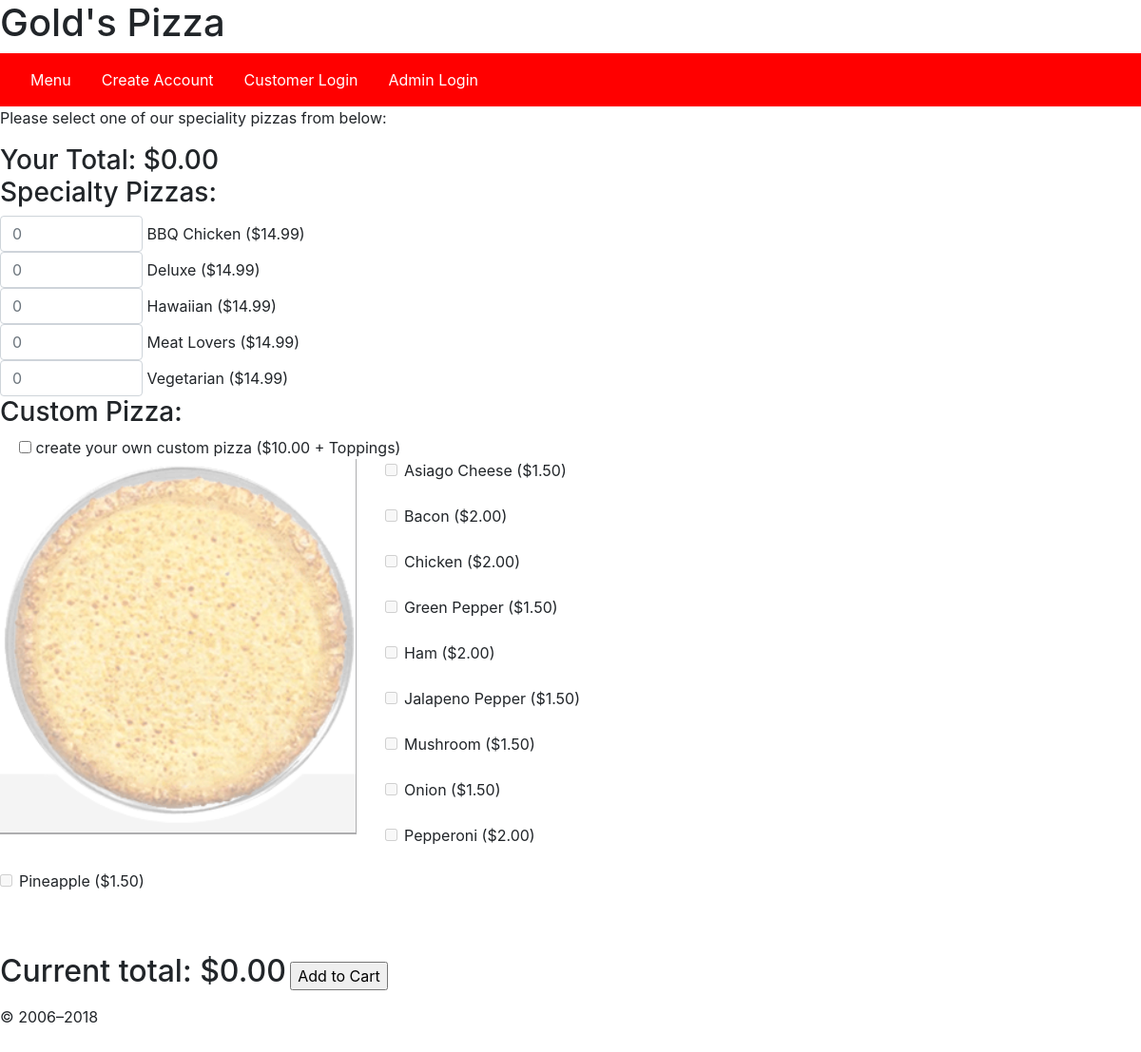
The app's page /order.php with its own data.
### tables this page shows
CREATE TABLE pizza (pizzaName char(20),
				    price decimal(4,2),
				    PRIMARY KEY (pizzaName));

CREATE TABLE topping (tName char(20),
					  price decimal(4,2),
					  tType char(20),
					  PRIMARY KEY (tName));

### order.php (the view, shortened to what this page needs)
<?php
require 'header.php';
?>
    <main>
        <p>
        Please select one of our speciality pizzas from below:
        </p>
        <h3 style="display:inline; left-padding:50px">Your Total: </h3><h3 id="total2" style="display:inline;">$0.00</h3>
        <h3>Specialty Pizzas:</h3>
        <form action="order.php" method="post">
        <?php
        try {
            require_once ('pdo_config.php');
            $sql = "SELECT pizzaName, price FROM pizza";
            $sql2 = "SELECT tName, price FROM topping";
            $stmt = $conn->prepare($sql);
            $stmt2 = $conn->prepare($sql2);
            $stmt->execute();
            $new = 0;
            while($row = $stmt->fetch(PDO::FETCH_ASSOC)) {
                echo "<input type='number' id='".$row['pizzaName']."-".$row['price']."' style='width:150px; display:inline' class='form-control' min='0' max='100' placeholder='0' name='".$new."' value='".
                htmlentities($row['pizzaName'])."'> ".$row['pizzaName']." ($".$row['price'].")";
                $new++;
            }
        ?>
        <h3>Custom Pizza:</h3>
       <div class="form-check" style="display:inline;">
      <input type="checkbox" name="customPcheck" id="custPcheck">
      <label class="form-check-label" for="customPizza">
        create your own custom pizza ($10.00 + Toppings)
      </label>
  </div>
        <div id='custom-pizza-container' style="width:700px">
            <div id='custom-pizza-pic'  style='width:60%;float:left;margin-right:5px;'>
                <img id='basePic' src="./pics-450/pizza.png" style="opacity:0.4;">
                <br>
                <br>
                <br>
                <br>
                <br>
                <br>
                <br>
                <br>
                <br>
                <br>
                <br>
                <br>
                <br>
                <br>
                <br>
                <br>
                <br>
                <br>
            </div>
            <div id='custom-toppings'>
        <?php
            $stmt2->execute();
            while($row2 = $stmt2->fetch(PDO::FETCH_ASSOC)) {
                echo "<div class='form-check'><label class='form-check-label'><input type='checkbox' class='form-check-input' name='topping[]' disabled='true' id=".$row2['tName']." value='".
                htmlentities($row2['price']).'-'.$row2['tName']."'> ".$row2['tName']." ($".$row2['price'].") </label></div>";
                echo "<br>";
            }
        }
        catch (PDOException $e) {
            echo $e->getMessage();
        }
        ?>
    </div>
        </div>
        <p>
            <br>
            <h2 style="display:inline;">Current total: </h2><h2 style="display:inline;" id=total>$0.00</h2>
            <input name="send" type="submit" value="Add to Cart">
        </p>
        </form>
	</main>
<?php include 'footer.php'; ?>

### header.php (shortened to what this page needs)
<!DOCTYPE HTML>
<html lang="en">
<head>
<link rel="stylesheet" href="https://maxcdn.bootstrapcdn.com/bootstrap/4.1.0/css/bootstrap.min.css">
</head>
<body>
<header>
	<h1>Gold's Pizza</h1>
</header>
<div id="wrapper">
	<?php require 'menu.php'; ?>

### menu.php (shortened to what this page needs)
<?php
$currentPage = basename($_SERVER['SCRIPT_FILENAME']); ?>
<nav class="navbar navbar-expand-lg" style="background-color:RED">
<ul class="nav">
	<li class="nav-item"><a class="nav-link" href="pizza_menu.php" <?php if ($currentPage == 'pizza_menu.php') {echo 'id="here"'; } ?>>Menu</a></li>
	<?php
	if (isset($_SESSION['firstName'])) {
		$message13 = '<li class="nav-item"><a class= "nav-link" href="active_orders.php"';
		$message14 = '>Active Orders</a></li>';
		$message = '<li class="nav-item"><a class= "nav-link" href="logout.php"';
		$message2 = '>Logout</a></li>';
		echo $message13."if ($currentPage == 'active_orders.php') {echo 'id='here''; }".$message14;
		echo $message."if ($currentPage == 'logout.php') {echo 'id='here''; }".$message2;
	} else {
		$message = '<li class="nav-item"><a class="nav-link" href="login.php"';
		$message2 = '>Customer Login</a></li>';
		$message9 = '<li class="nav-item"><a class="nav-link" href="create_acct.php"';
		$message10 = '>Create Account</a></li>';
		$message11 = '<li class="nav-item"><a class="nav-link" href="admin_login.php"';
		$message12 = '>Admin Login</a></li>';
		echo $message9."if ($currentPage == 'create_acct.php') {echo 'id='here''; }".$message10;
		echo $message."if ($currentPage == 'login.php') {echo 'id='here''; }".$message2;
		echo $message11."if ($currentPage == 'admin_login.php') {echo 'id='here''; }".$message12;
	}
	?>
</ul>
</nav>

### footer.php (shortened to what this page needs)
	<footer>
		<p>&copy;
		<?php
			$startYear = 2006;
			$thisYear = date('Y');
			if ($startYear == $thisYear) {
				echo $startYear;
			} else {
				echo "$startYear".'&ndash;'."$thisYear";
			}
		?>
		</p>
	</footer>
</div>
</body>
</html>

### order.php (style rules this page uses)
img { position:absolute; }

### header.php (style rules this page uses)
html, body { height: 100%; margin: 0; padding: 0; }
#wrapper { box-sizing: border-box; min-height: 100%; padding: 0 0 100px; position: relative; }
footer { bottom: 0; height: 100px; left: 0; position: absolute; width: 100%; }

### menu.php (style rules this page uses)
a { color:WHITE; }

### records on screen
pizza: pizzaName "BBQ Chicken", price "14.99"
pizza: pizzaName "Deluxe", price "14.99"
pizza: pizzaName "Hawaiian", price "14.99"
pizza: pizzaName "Meat Lovers", price "14.99"
pizza: pizzaName "Vegetarian", price "14.99"
topping: tName "Asiago Cheese", price "1.50"
topping: tName "Bacon", price "2.00"
topping: tName "Chicken", price "2.00"
topping: tName "Green Pepper", price "1.50"
topping: tName "Ham", price "2.00"
topping: tName "Jalapeno Pepper", price "1.50"
topping: tName "Mushroom", price "1.50"
topping: tName "Onion", price "1.50"
topping: tName "Pepperoni", price "2.00"
topping: tName "Pineapple", price "1.50"

### other values on screen
$startYear "2006"
